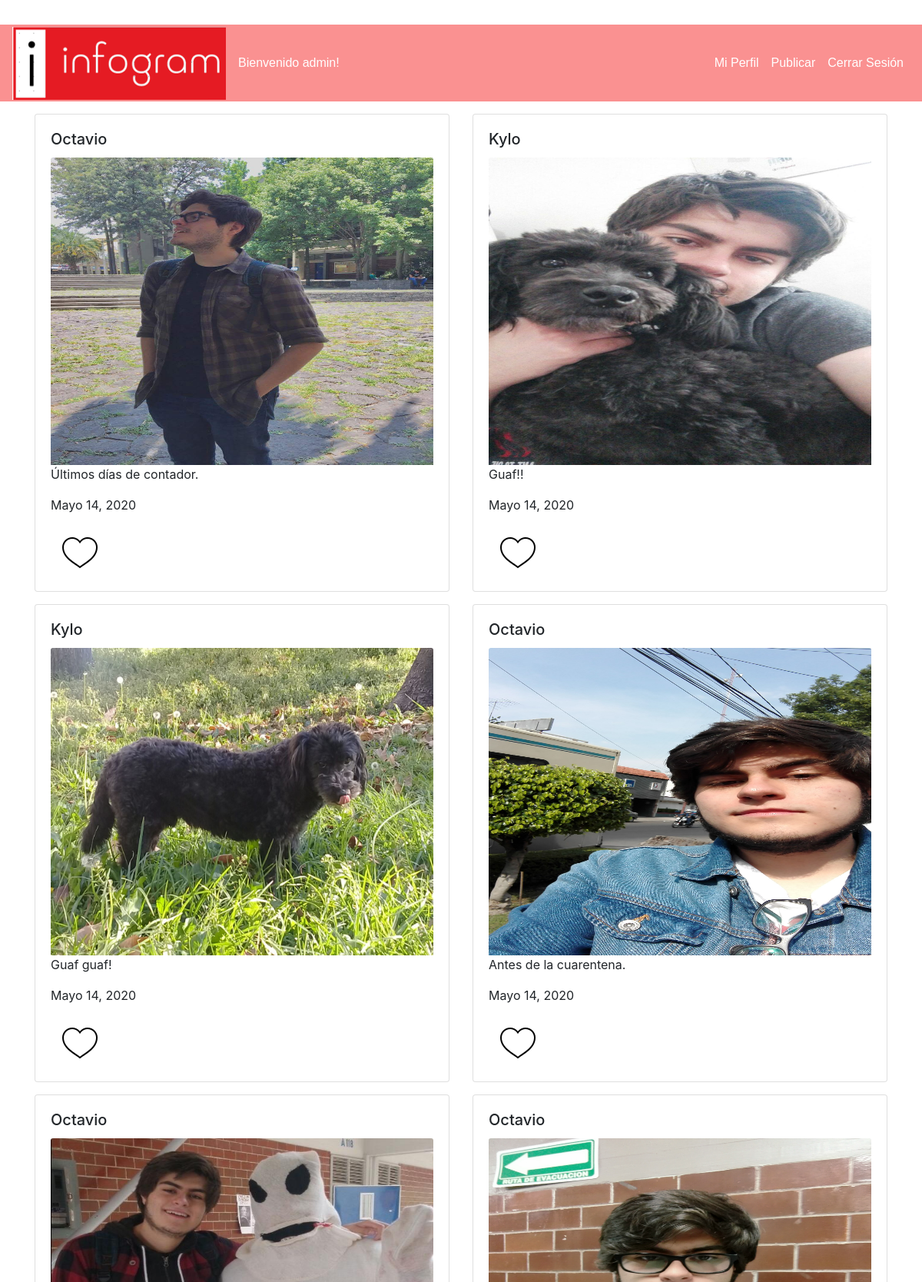
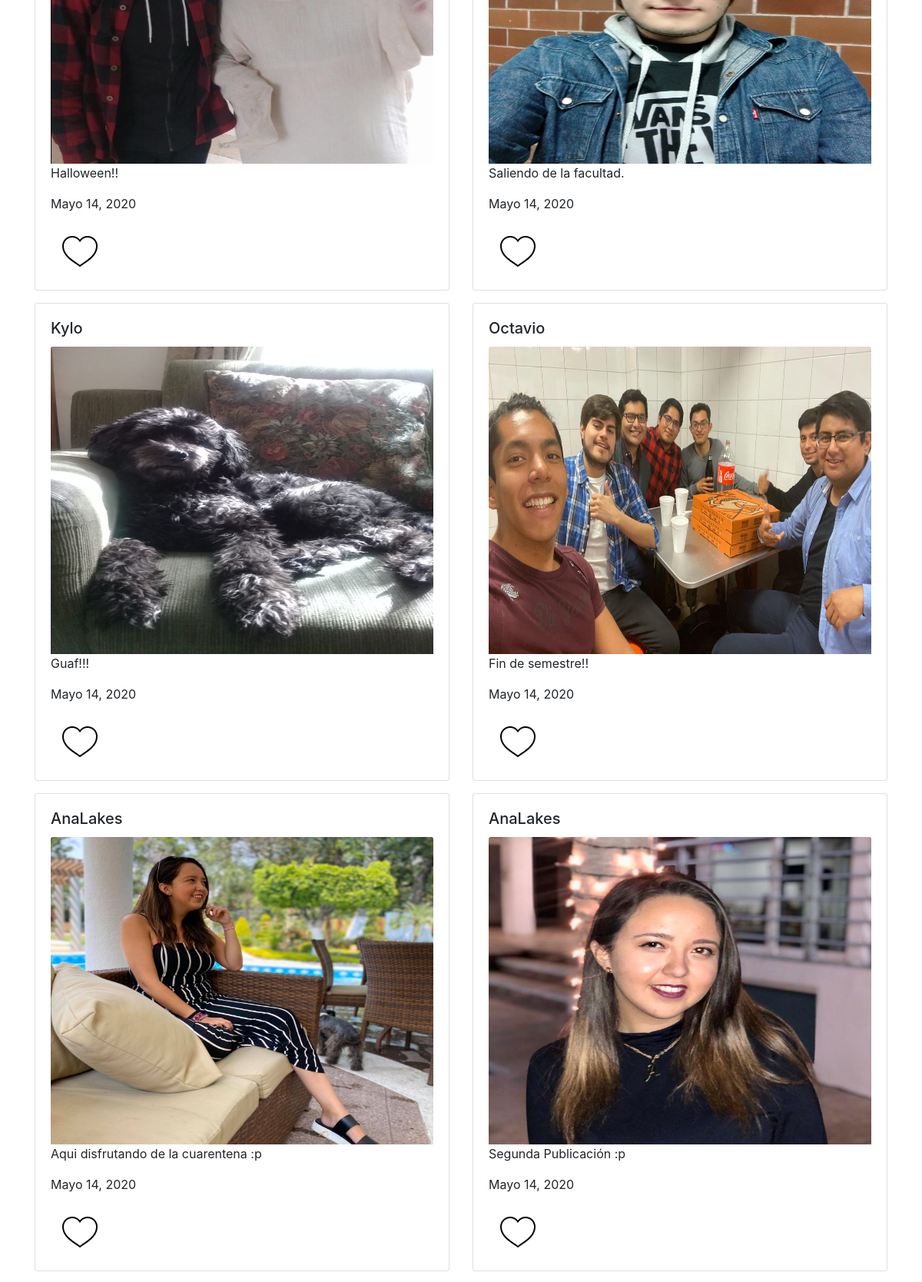
Screenshot of /inicio (signed in, upper part) with the database file from the repository (2 pictures, top to bottom).
### dashboard/models.py (models this page shows)
class PublicacionBien(models.Model):
    descripcion = models.TextField()
    fecha_publicacion = models.DateField(auto_now_add=True)
    imagen = models.ImageField(upload_to='imgs/', max_length=350)
    user = models.ForeignKey(
        User,
        on_delete=models.CASCADE,
        related_name='pubs',
        blank=False,
        null=False,
    )

### dashboard/views.py (the view)
# urls.py: path('inicio', IndexView.as_view(), name='index'),
class IndexView(View):
    def get(self, request):
        template_name = 'index.html'
        contexto = dict(pubs=PublicacionBien.objects.all())
        return render(request, template_name, contexto)

### templates/index.html
{% extends 'base.html' %}
{% block content %}
        <div class="container mt-3">
          <div class="row">
            {% for foo in pubs %}
            <div class="col-6 ">
              <div class="card mb-3">
                <div class="card-body">
                  <h5 class="card-title">{{ foo.user }}</h5>
                  <img src="{{ foo.imagen.url }}" class="card-img-top" width="10px" height="400px" alt="...">
                  <p class="card-text">{{ foo.descripcion }}</p>
                  <p class="card-text">{{ foo.fecha_publicacion }}</p>
                  <a class="btn" onclick="document.getElementById('{{ foo.id }}').src='static/images/icons8-heart-50 (1).png'">
                      <img id="{{ foo.id }}" src="static/images/icons8-heart-50.png">
                  </a>
                </div>
              </div>
            </div>
          {% endfor %}
          </div>
        </div>
{% endblock %}

### templates/base.html (shortened to what this page needs)
<!DOCTYPE html>
<html>
<head>
      <link rel="stylesheet" href="static/css/styles.css">
      <link rel="stylesheet" href="static/css/bootstrap.min.css">
  </head>
<body>
<nav class="navbar navbar-expand-lg ">
  <a {% if request.user.is_authenticated %} href="{% url 'index' %}" {% endif %} class="brand-logo"><img src="static/images/infogram.png" alt=""> </a>
    {% if request.user.is_authenticated %}
        <a class="nav-link text-white">Bienvenido {{ request.user }}!</a>
    {% endif %}
  <div class="collapse navbar-collapse" id="navbarSupportedContent">
    <ul class="navbar-nav my-2 my-lg-0">
        {% if request.user.is_authenticated %}
    <li class="nav-item active">
        <a class="nav-link text-white" href="{% url 'perfil' %}">Mi Perfil</a>
    </li>
    <li class="nav-item active">
        <a class="nav-link text-white " href="{% url 'pub-crear' %}">Publicar</a>
    </li>
     <li class="nav-item active">
        <a class="nav-link text-white " href="{% url 'logout' %}">Cerrar Sesión</a>
      </li>
        {% endif %}
    </ul>
  </div>
</nav>
{% block content %} {% endblock %}
</body>
</html>

### templates/static/css/styles.css (style rules this page uses)
nav { margin-top: 2rem; background-color: #fa9191; font-family: Helvetica; text-align: center; height: 100px; }

### rows the page displays
PublicacionBien: user "Octavio", imagen (picture), descripcion "Últimos días de contador.", fecha_publicacion "Mayo 14, 2020"
PublicacionBien: user "Kylo", imagen (picture), descripcion "Guaf!!", fecha_publicacion "Mayo 14, 2020"
PublicacionBien: user "Kylo", imagen (picture), descripcion "Guaf guaf!", fecha_publicacion "Mayo 14, 2020"
PublicacionBien: user "Octavio", imagen (picture), descripcion "Antes de la cuarentena.", fecha_publicacion "Mayo 14, 2020"
PublicacionBien: user "Octavio", imagen (picture), descripcion "Halloween!!", fecha_publicacion "Mayo 14, 2020"
PublicacionBien: user "Octavio", imagen (picture), descripcion "Saliendo de la facultad.", fecha_publicacion "Mayo 14, 2020"
PublicacionBien: user "Kylo", imagen (picture), descripcion "Guaf!!!", fecha_publicacion "Mayo 14, 2020"
PublicacionBien: user "Octavio", imagen (picture), descripcion "Fin de semestre!!", fecha_publicacion "Mayo 14, 2020"
PublicacionBien: user "AnaLakes", imagen (picture), descripcion "Aqui disfrutando de la cuarentena :p", fecha_publicacion "Mayo 14, 2020"
PublicacionBien: user "AnaLakes", imagen (picture), descripcion "Segunda Publicación :p", fecha_publicacion "Mayo 14, 2020"

### other values shown
{{ request.user }} "admin"
